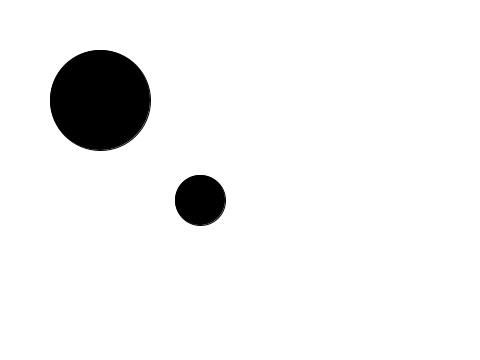
Frame 1 (no input)
Frame 60 (the mouse pressed at the canvas centre just before this capture): identical to frame 1, image omitted
Frame 120 (the mouse held since frame 60 and released just before this capture): identical to frame 1, image omitted

The Processing sketch that drew this single still picture (run headless with seeded random() and noise(); from frame 60 on, the mouse is pressed at the canvas centre):

// Processing sketch: constructorExercise
// ── constructorExercise.pde
//declaring a instantitaion object from the Ball class
Ball ballA = new Ball();
Ball ballB = new Ball(100,100,100);

void setup(){
  size(480,360);
}

void draw(){
  background(255);
  ballA.draw(); // the ballA is drawn with the default values;
  ballB.draw(); // the ballB is drawn with declared user input values.
}

// ── Ball.pde
class Ball{
  //Here are the class global variables
  //can be used by all functions below
  float xpos;
  float ypos;
  float diam;
  
  //first version of defalt constructor
  //if no user input is inserted, thes are the default value assigned to the object
  Ball(){
    xpos = 200;
    ypos = 200;
    diam = 50;
  }
  
  //second version of constructor where values are user inputs
  Ball(float a, float b, float c){
    xpos = a;
    ypos = b;
    diam = c;
  }
  
  void draw(){
    println(xpos,ypos);
    fill(0);
    circle(xpos,ypos,diam);
  }

}
